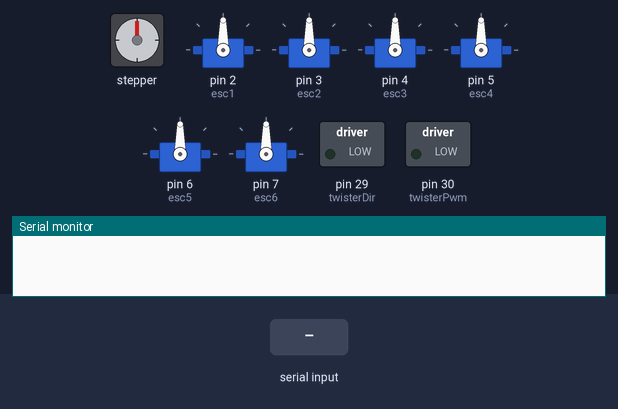
A sketch run on a simulated Arduino Mega 2560, built with avr-gcc and run on an emulated ATmega2560. Parts: stepper motor, 6 × servo, switched loads named in the sketch (green lamp = pin HIGH), the last lines printed to the serial monitor. Wiring (inferred from the names in the program): stepper motor driver (200 steps per turn assumed): step pin 24; direction pin 12. The test bench sets the inputs (shaded band).

Above: at 1.2 s.
1.3 s: "1;" received over Serial
At 1.8 s:
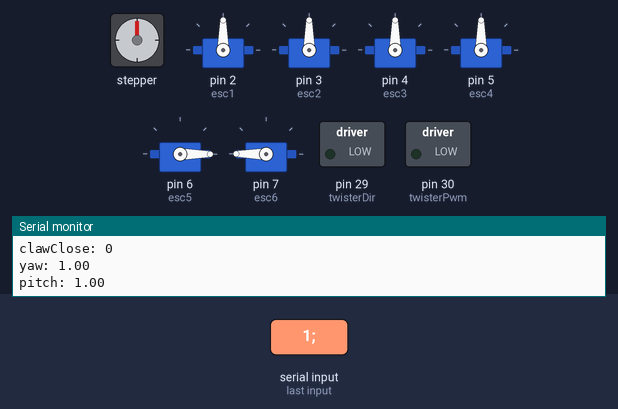
2.9 s: "30,150;" received over Serial
At 3.8 s:
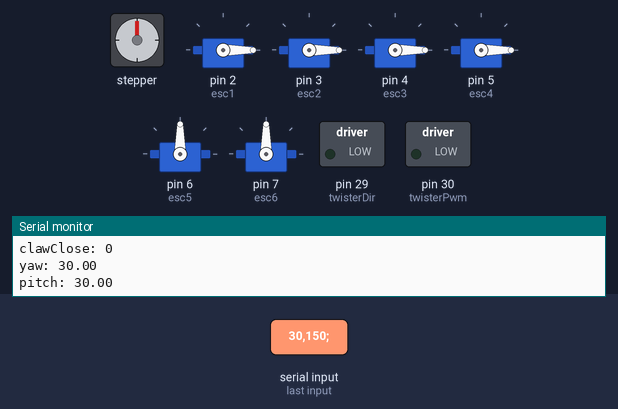
4.5 s: "5;" received over Serial
At 5.5 s:
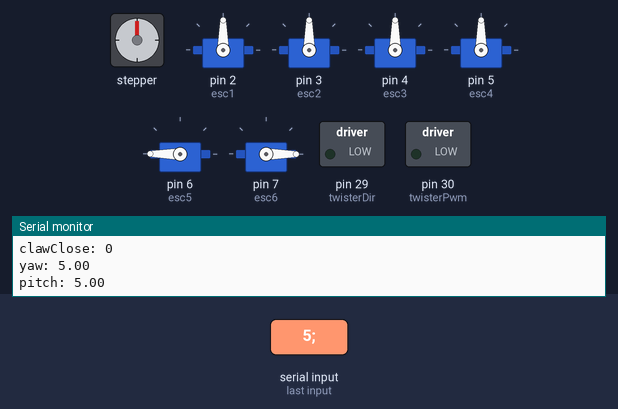
6.1 s: "90,45;" received over Serial
At 7.3 s:
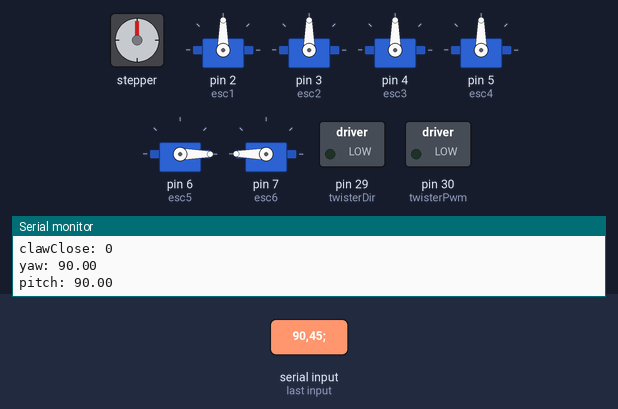
7.7 s: "200;" received over Serial
At 8.4 s:
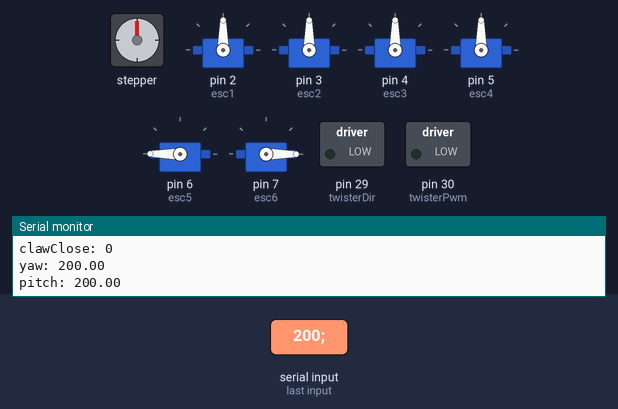
Timing chart, 0 to 10.3 s (numbered marks = the images above; inputs shaded):
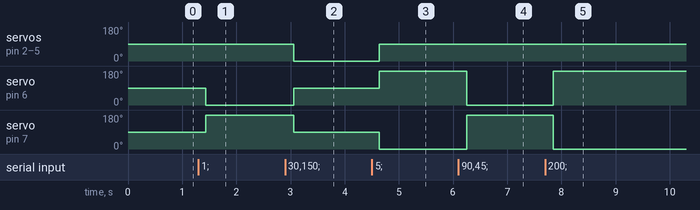

Measured:
- after the input at 1.3 s, servo on pin 6 (esc5): 90° → 0° after 0.14 s; servo on pin 7 (esc6): 90° → 180° after 0.14 s
- after the input at 2.9 s, servo on pin 2 (esc1), servo on pin 3 (esc2), servo on pin 4 (esc3), servo on pin 5 (esc4): 90° → 0° after 0.16 s; servo on pin 6 (esc5): 0° → 90° after 0.16 s; servo on pin 7 (esc6): 180° → 90° after 0.16 s
- after the input at 4.5 s, servo on pin 2 (esc1), servo on pin 3 (esc2), servo on pin 4 (esc3), servo on pin 5 (esc4): 0° → 90° after 0.14 s; servo on pin 6 (esc5): 90° → 180° after 0.14 s; servo on pin 7 (esc6): 90° → 0° after 0.14 s
- after the input at 6.1 s, servo on pin 6 (esc5): 180° → 0° after 0.16 s; servo on pin 7 (esc6): 0° → 180° after 0.16 s
- after the input at 7.7 s, servo on pin 6 (esc5): 0° → 180° after 0.15 s; servo on pin 7 (esc6): 180° → 0° after 0.15 s

The sketch:

aquabotControl.ino
```cpp
#include "Definitions.h"
#include <Servo.h>

//W0S0A0D0Z0C02030X0.1357Y-0.999T-0.5123R;
String userInput;

bool forward, reverse, lift, sink;
bool twistLeft, twistRight, clawOpen, clawClose;
float yaw, pitch, thrustLevel;
float normThrustLevel = 0;

Servo thruster1, thruster2, thruster3, thruster4, thruster5, thruster6;

void setup() {
  Serial.begin(9600);

  //THRUSTER SETUP
  //pulse width in microseconds
  thruster1.attach(esc1,maxReverse,maxForward);
  thruster2.attach(esc2,maxReverse,maxForward);
  thruster3.attach(esc3,maxReverse,maxForward);
  thruster4.attach(esc4,maxReverse,maxForward);
  thruster5.attach(esc5,maxReverse,maxForward);
  thruster6.attach(esc6,maxReverse,maxForward);

  //TWISTER SETUP
  pinMode(twisterPwm,OUTPUT);
  pinMode(twisterDir,OUTPUT);

  //CLAW SETUP
  pinMode(clawStep,OUTPUT);
  pinMode(clawDir,OUTPUT);

  // write stop to all ESC
  thruster1.writeMicroseconds(stopped);
  thruster2.writeMicroseconds(stopped);
  thruster3.writeMicroseconds(stopped);
  thruster4.writeMicroseconds(stopped);
  thruster5.writeMicroseconds(stopped);
  thruster6.writeMicroseconds(stopped);

  delay(1);
}

void loop() {
  //faster to use line ending character instead of readString()
  if(Serial.available() > 0){
     userInput = Serial.readStringUntil(';');
     Serial.println(userInput);
     parseUserInput(userInput);

     if(twistLeft || twistRight) {
        twisterControl(twistLeft, twistRight);
     } else if (clawOpen || clawClose) {
        clawControl(clawOpen, clawClose);
     } else {
        thrusterControl(forward, reverse, lift, sink, yaw, pitch, normThrustLevel);
     }

    //allow time to perform action
     delay(1);
    }
  }

void parseUserInput(String userInput){
  /* example input:
   * W0S0A0D0Z0C02030X0.1357Y-0.999Z-0.5123R
   * Check Z (thrust level) for the range of ESC
   */
   //extra character for null terminator
   int userInputLen = userInput.length() + 1;
   char inputArray[userInputLen];

   userInput.toCharArray(inputArray, userInputLen);

   //extract all status values from input array

   //convert from ASCII to float

   forward = charToBool(inputArray[forwardStat]);
   reverse = charToBool(inputArray[reverseStat]);
   lift = charToBool(inputArray[liftStat]);
   sink = charToBool(inputArray[sinkStat]);

   twistLeft = charToBool(inputArray[twistLeftStat]);
   twistRight = charToBool(inputArray[twistRightStat]);

   clawOpen = charToBool(inputArray[clawOpenStat]);
   clawClose = charToBool(inputArray[clawCloseStat]);

   yaw = readBetween(userInput, 'X','Y');
   pitch = readBetween(userInput, 'Y','T');
   thrustLevel = readBetween(userInput, 'T','R');
   normThrustLevel = normalizeThrust(thrustLevel);

   if (DEBUG){
     Serial.print("Message: ");
     for (int i = 0; i < userInputLen; i++){
        Serial.print(inputArray[i]);
     }
     Serial.println();

     Serial.println("thrustLevel: " + String(thrustLevel) + "  normalized: " + String(normThrustLevel));
     Serial.println("forward: " + String(forward));
     Serial.println("reverse: " + String(reverse));
     Serial.println("lift: " + String(lift));
     Serial.println("sink: " + String(sink));
     Serial.println("twistLeft: " + String(twistLeft));
     Serial.println("twistRight: " + String(twistRight));
     Serial.println("clawOpen: " + String(clawOpen));
     Serial.println("clawClose: " + String(clawClose));
     Serial.println("yaw: " + String(yaw));
     Serial.println("pitch: " + String(pitch));
   }
}

//==== THRUSTER CONTROL ====
/*
 * THRUSTERS (1-6: 1-4 (SIDE), 5 (FRONT), 6 (REAR)):
 * W = FORWARD
 *    1,2,3,4: forward
 * S = REVERSE
 *    1,2,3,4: reverse
 *
 * analog
 * X = YAW
 *  X < 0 : left
 *  X > 0 : right
 *
 * Y = PITCH
 *  Y < 0 : up
 *  Y > 0 : down
 *
 * Z = thruster level: normalize from [-1,1] to [0,1]
 *  applies to W and S
 *
 * https://www.bluerobotics.com/store/electronics/besc30-r3/
 * OPTO AFRO ESC (flashed with bluerobotics software)
 * Pulse-width (PWM)
 * Max Reverse: 1100 μs
 * Stopped:       1500 μs
 * Max Forward: 1900 μs
 * Deadband:   1475-1525 μs
 */

/*
 * Normalize the analog thrust value from [-1,1] to [0,1]
 */
float normalizeThrust(float inputThrust){
  //0 is no thrust, 1 is max thrust
  return (inputThrust + 1.0)/2.0;
}

void thrusterControl(bool forward, bool reverse, bool lift, bool sink, float yaw, float pitch, float normThrustLevel){
  //if W = 1, turn on thruster 1,2,3,4 in the forward direction
  int signal = 1500;

  if(forward || reverse){
    thruster5.writeMicroseconds(stopped);
    thruster6.writeMicroseconds(stopped);

    if (forward) {
      signal = normThrustLevel * range + stopped;
    }
    if (reverse){
      signal = stopped - normThrustLevel * range;
    }

    thruster1.writeMicroseconds(signal);
    thruster2.writeMicroseconds(signal);
    thruster3.writeMicroseconds(signal);
    thruster4.writeMicroseconds(signal);

  } else if (lift || sink) {
    thruster1.writeMicroseconds(stopped);
    thruster2.writeMicroseconds(stopped);
    thruster3.writeMicroseconds(stopped);
    thruster4.writeMicroseconds(stopped);

    if(lift) {
      signal = normThrustLevel * range + stopped;
    }
    if (sink) {
      signal = stopped - normThrustLevel * range;
    }
    thruster5.writeMicroseconds(signal);
    thruster6.writeMicroseconds(signal);
  }  else {
      rovYaw(yaw);
      rovPitch(pitch);
  }
}


void rovYaw(float yaw){
  int signal = 1500;

  thruster5.writeMicroseconds(stopped);
  thruster6.writeMicroseconds(stopped);

  signal = abs(yaw) * range;

  //yaw right: Thruster 1,2 (positive) Thruster 3,4 (negative)
  if (yaw > 0.0) {
    thruster1.writeMicroseconds(stopped + signal);
    thruster2.writeMicroseconds(stopped + signal);
    thruster3.writeMicroseconds(stopped - signal);
    thruster4.writeMicroseconds(stopped - signal);
  } else{
    thruster1.writeMicroseconds(stopped - signal);
    thruster2.writeMicroseconds(stopped - signal);
    thruster3.writeMicroseconds(stopped + signal);
    thruster4.writeMicroseconds(stopped + signal);
  }
}

void rovPitch(float pitch) {
  int signal = 1500;

  thruster1.writeMicroseconds(stopped);
  thruster2.writeMicroseconds(stopped);
  thruster3.writeMicroseconds(stopped);
  thruster4.writeMicroseconds(stopped);

  signal = abs(pitch) * range;

  //pitch down: thruster5 (pos) thruster6 (neg)
  if(pitch > 1.0){
  thruster5.writeMicroseconds(stopped + signal);
  thruster6.writeMicroseconds(stopped - signal);
  } else {
  thruster5.writeMicroseconds(stopped - signal);
  thruster6.writeMicroseconds(stopped + signal);
  }
}


//==== CLAW CONTROL ====
/*  DRV8825 Stepper Motor Driver Carrier, High Current
 *  https://www.pololu.com/product/2133
 *
 *  Z = claw open
 *  C = claw close
 */
void clawControl(bool clawOpen, bool clawClose) {
    //reverse direction if needed
    if(clawOpen) {
      digitalWrite(clawDir, HIGH);
    } else {
      digitalWrite(clawDir, LOW);
     }
     for(int i = 0; i < clawCycle; i++){
        digitalWrite(clawStep, HIGH);
        delay(0.5);
        digitalWrite(clawStep, LOW);
        delay(0.5);
      }
    }


//==== TWISTER CONTROL ====
/* Enhanced 10Amp DC Motor Driver
 *  https://www.robotshop.com/media/files/PDF/user-manual-md10c-v2.pdf
 *  A = twister left
 *  D = twister right
 *
 *  yellow wire: PWM 30
 *  blue wire: PWM 29
 *  Control via SIGN-MAGNITUDE MODE
 *  " For sign-magnitude PWM operation, 2 control signals are used
 *  to control the speed and direction of the motor. PWM is feed to the PWM pin to control
 *  the speed while DIR pin is used to control the direction of the motor."
 */
void twisterControl(bool twistLeft, bool twistRight) {
  //digitalWrite(twisterPwm,HIGH);

  if (twistLeft) {
    digitalWrite(twisterDir,LOW);
  } else {
    //twist right
    digitalWrite(twisterDir,HIGH);
  }

    analogWrite(twisterPwm, twisterSpeed);
    delay(0.5);
}

//==== helper methods ====
bool charToBool(char inputChar){
  if (inputChar == '1'){
    return true;
  }
  else{
    return false;
  }
}

float readBetween(String userInput, char a, char b){
  int idx1 = userInput.indexOf(a) + 1;
  int idx2 = userInput.indexOf(b);

  if (DEBUG){
    Serial.println(idx1);
    Serial.println(idx2);
  }

  String numberStr = userInput.substring(idx1, idx2);
  return numberStr.toFloat();
}
```

Definitions.h
```cpp
#define DEBUG 1
#define esc1 2
#define esc2 3
#define esc3 4
#define esc4 5
#define esc5 6
#define esc6 7

#define maxReverse 1100
#define maxForward 1900
#define stopped 1500
#define minDeadBand 1475
#define maxDeadBand 1525
#define range 400

#define forwardStat 1
#define reverseStat 3
#define twistLeftStat 5
#define twistRightStat 7
#define clawOpenStat 9
#define clawCloseStat 11
#define liftStat 13
#define sinkStat 15

#define twisterPwm 30
#define twisterDir 29
#define twisterSpeed 120
#define twisterStop 0

#define clawStep 24
#define clawDir 12
#define clawCycle 200
```
